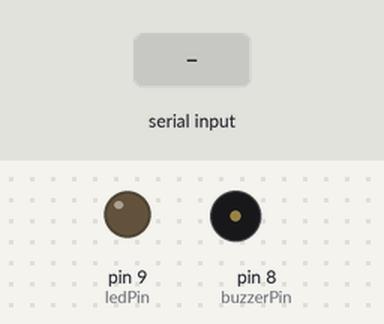
Recording of a sketch running on a simulated Arduino Uno, built with avr-gcc and run on an emulated ATmega328P. Shown: output pins drawn as LEDs (lit = HIGH), buzzer (waves = sounding, pin HIGH). Dashed ring = blinking. The inputs (shaded band) are chosen by the test bench.

Above: at 1.2 s.
1.3 s: "1" received over Serial
At 1.42 s:
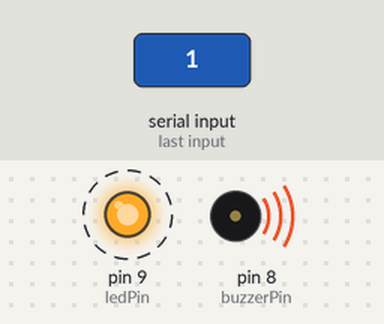
Timing chart, 0 to 5.6 s (numbered marks = the images above; inputs shaded):
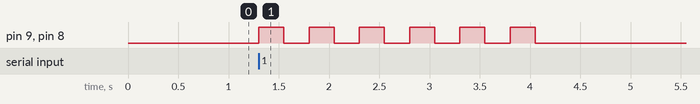

The sketch:

arduino_sos_bot.ino
```cpp
const int buzzerPin = 8;
const int ledPin = 9;

void setup() {
  Serial.begin(9600);
  pinMode(buzzerPin, OUTPUT);
  pinMode(ledPin, OUTPUT);
}

void loop() {
  if (Serial.available() > 0) {
    char incoming = Serial.read();
    if (incoming == '1') {
      unsigned long startTime = millis();
      while (millis() - startTime < 3000) {
        digitalWrite(buzzerPin, HIGH);
        digitalWrite(ledPin, HIGH);
        delay(250);
        digitalWrite(buzzerPin, LOW);
        digitalWrite(ledPin, LOW);
        delay(250);
      }
    }
  }
}
```

Measured:
- after the input at 1.3 s, pin 9 (ledPin), pin 8 (buzzerPin): alternates HIGH for 0.25 s and LOW for 0.25 s, 12 changes in all, then stays LOW, starting at once
